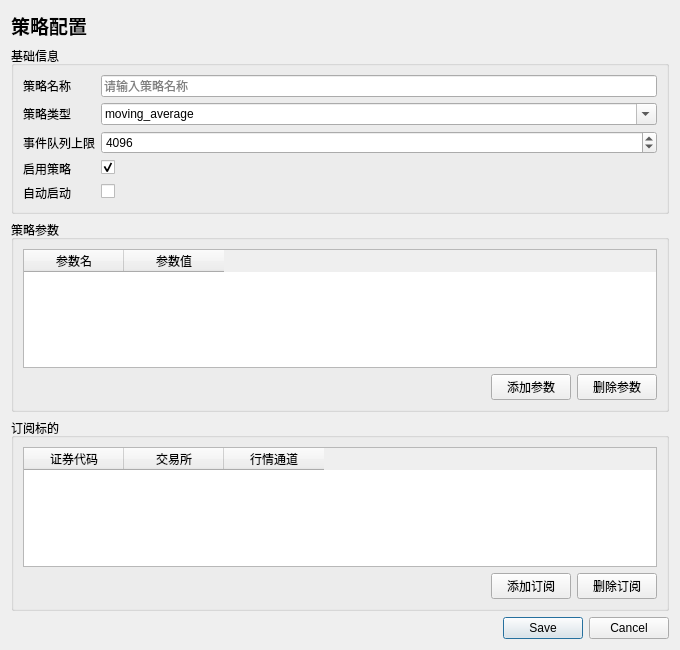
<?xml version="1.0" encoding="UTF-8"?>
<ui version="4.0">
 <class>CStrategyEditDialogClass</class>
 <widget class="QDialog" name="CStrategyEditDialogClass">
  <property name="geometry"><rect><x>0</x><y>0</y><width>680</width><height>650</height></rect></property><property name="windowTitle"><string>新增策略</string></property>
  <layout class="QVBoxLayout" name="rootLayout">
   <item><widget class="QLabel" name="titleLabel"><property name="font"><font><pointsize>14</pointsize><bold>true</bold></font></property><property name="text"><string>策略配置</string></property></widget></item>
   <item><widget class="QGroupBox" name="basicGroup"><property name="title"><string>基础信息</string></property><layout class="QFormLayout" name="basicLayout">
    <item row="0" column="0"><widget class="QLabel" name="nameLabel"><property name="text"><string>策略名称</string></property></widget></item><item row="0" column="1"><widget class="QLineEdit" name="nameEdit"><property name="placeholderText"><string>请输入策略名称</string></property></widget></item>
    <item row="1" column="0"><widget class="QLabel" name="typeLabel"><property name="text"><string>策略类型</string></property></widget></item><item row="1" column="1"><widget class="QComboBox" name="typeCombo"><property name="editable"><bool>true</bool></property><item><property name="text"><string>moving_average</string></property></item></widget></item>
    <item row="2" column="0"><widget class="QLabel" name="queueLimitLabel"><property name="text"><string>事件队列上限</string></property></widget></item><item row="2" column="1"><widget class="QSpinBox" name="queueLimitSpin"><property name="minimum"><number>100</number></property><property name="maximum"><number>1000000</number></property><property name="value"><number>4096</number></property></widget></item>
    <item row="3" column="0"><widget class="QLabel" name="enabledLabel"><property name="text"><string>启用策略</string></property></widget></item><item row="3" column="1"><widget class="QCheckBox" name="enabledCheck"><property name="checked"><bool>true</bool></property></widget></item>
    <item row="4" column="0"><widget class="QLabel" name="autoStartLabel"><property name="text"><string>自动启动</string></property></widget></item><item row="4" column="1"><widget class="QCheckBox" name="autoStartCheck"/></item>
   </layout></widget></item>
   <item><widget class="QGroupBox" name="parameterGroup"><property name="title"><string>策略参数</string></property><layout class="QVBoxLayout" name="parameterLayout">
    <item><widget class="QTableWidget" name="parameterTable"><property name="columnCount"><number>2</number></property><column><property name="text"><string>参数名</string></property></column><column><property name="text"><string>参数值</string></property></column></widget></item>
    <item><layout class="QHBoxLayout" name="parameterActionLayout"><item><spacer name="parameterSpacer"><property name="orientation"><enum>Qt::Orientation::Horizontal</enum></property><property name="sizeHint" stdset="0"><size><width>40</width><height>20</height></size></property></spacer></item><item><widget class="QPushButton" name="addParameterButton"><property name="text"><string>添加参数</string></property></widget></item><item><widget class="QPushButton" name="removeParameterButton"><property name="text"><string>删除参数</string></property></widget></item></layout></item>
   </layout></widget></item>
   <item><widget class="QGroupBox" name="subscriptionGroup"><property name="title"><string>订阅标的</string></property><layout class="QVBoxLayout" name="subscriptionLayout">
    <item><widget class="QTableWidget" name="subscriptionTable"><property name="columnCount"><number>3</number></property><column><property name="text"><string>证券代码</string></property></column><column><property name="text"><string>交易所</string></property></column><column><property name="text"><string>行情通道</string></property></column></widget></item>
    <item><layout class="QHBoxLayout" name="subscriptionActionLayout"><item><spacer name="subscriptionSpacer"><property name="orientation"><enum>Qt::Orientation::Horizontal</enum></property><property name="sizeHint" stdset="0"><size><width>40</width><height>20</height></size></property></spacer></item><item><widget class="QPushButton" name="addSubscriptionButton"><property name="text"><string>添加订阅</string></property></widget></item><item><widget class="QPushButton" name="removeSubscriptionButton"><property name="text"><string>删除订阅</string></property></widget></item></layout></item>
   </layout></widget></item>
   <item><widget class="QDialogButtonBox" name="buttonBox"><property name="standardButtons"><set>QDialogButtonBox::StandardButton::Cancel|QDialogButtonBox::StandardButton::Save</set></property></widget></item>
  </layout>
 </widget>
 <resources/><connections/>
</ui>
